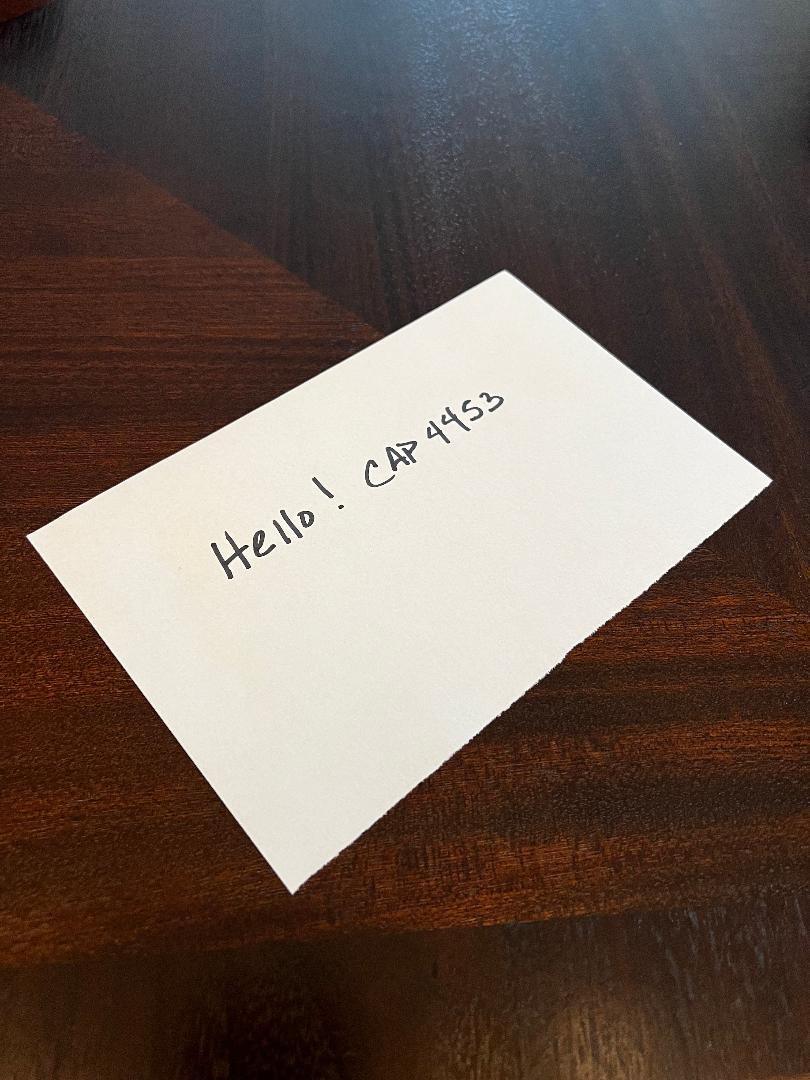
#> input picture image.jpeg, 810 x 1080 px, found by its file name
$ jupyter execute --allow-errors RV_Project1.ipynb
#> lines starting #> are read from the running program, lines starting #| are printed output that depends on the picture
<a href="https://colab.research.google.com/github/mredelis/CAP4453-Robot-Vision-Spr23/blob/main/RV_Project1.ipynb" target="_parent"></a>

##CAP4453: Robot Vision
###Project 1: Python program that rectifies images from documents

####Part 1

The manual part of the project (Part 1) uses auxiliary functions from homework 5 listed below.

1. `H = computeH(im1_pts,im2_pts)`
<br>
* Where `im1_pts` and `im2_pts` are n-by-2 matrices holding the (x,y) locations of n point correspondences from the two images and H is the recovered 3x3 homography matrix.
<br>
* The method solves an expression of the form $Ax=b$ shown below if $h_{22}=1$ </b>

\begin{align}
        \begin{pmatrix}
        x_1 & y_1 & 1 & 0 & 0 & 0 & -x_1^{\prime}x_1 & -x_1^{\prime}y_1 \\
        0 & 0 & 0 & x_1 & y_1 & 1 & -y_1^{\prime}x_1 & -y_1^{\prime}y_1 \\
        .\\
        .\\
        .\\
        x_n & y_n & 1 & 0 & 0 & 0 & -x_n^{\prime}x_n & -x_n^{\prime}y_n \\
        0 & 0 & 0 & x_n & y_n & 1 & -y_n^{\prime}x_n & -y_n^{\prime}y_n \\
        \end{pmatrix}
        \begin{pmatrix}
        h_{00}\\
        h_{01}\\
        h_{02}\\
        h_{10}\\
        h_{11}\\
        h_{12}\\
        h_{20}\\
        h_{21}\\
        \end{pmatrix} =
        \begin{pmatrix}
        x_1^{\prime}\\
        y_1^{\prime}\\
        .\\
        .\\
        .\\
        x_n^{\prime}\\
        y_n^{\prime}\\
        \end{pmatrix}
    \end{align}

<br><br>

2. `imwarped = warpImage(im,H,limit_coordinates)`
<br>
* Where im is the input image to be warped, H is the homography, and limit_coordinates defines the limits (xmin,xmax,ymin,ymax) of the warped image.
* Note that this function takes computational time and to speed up the process of backward warping, the opencv method was used as instructed in the project.

[cell 1]
from skimage import io

# Function that computes the homography matrix
# [107 lines left out: functions computeH, warpImage, not called in this run]

[cell 2]
# import the necessary packages
import numpy as np
import cv2 as cv
import matplotlib.pyplot as plt
from google.colab.patches import cv2_imshow
from skimage import io

# load images
url = "https://raw.githubusercontent.com/mredelis/CAP4453-Robot-Vision-Spr23/main/image.jpeg"
# url2 = "https://raw.githubusercontent.com/mredelis/CAP4453-Robot-Vision-Spr23/main/image2.jpeg"
url2 = "https://raw.githubusercontent.com/mredelis/CAP4453-Robot-Vision-Spr23/main/test1.jpeg"
img = io.imread(url)
#> img is the input picture: shape (1080, 810, 3); mean R, G, B 108.5, 93.8, 85.7
img2 = io.imread(url2)
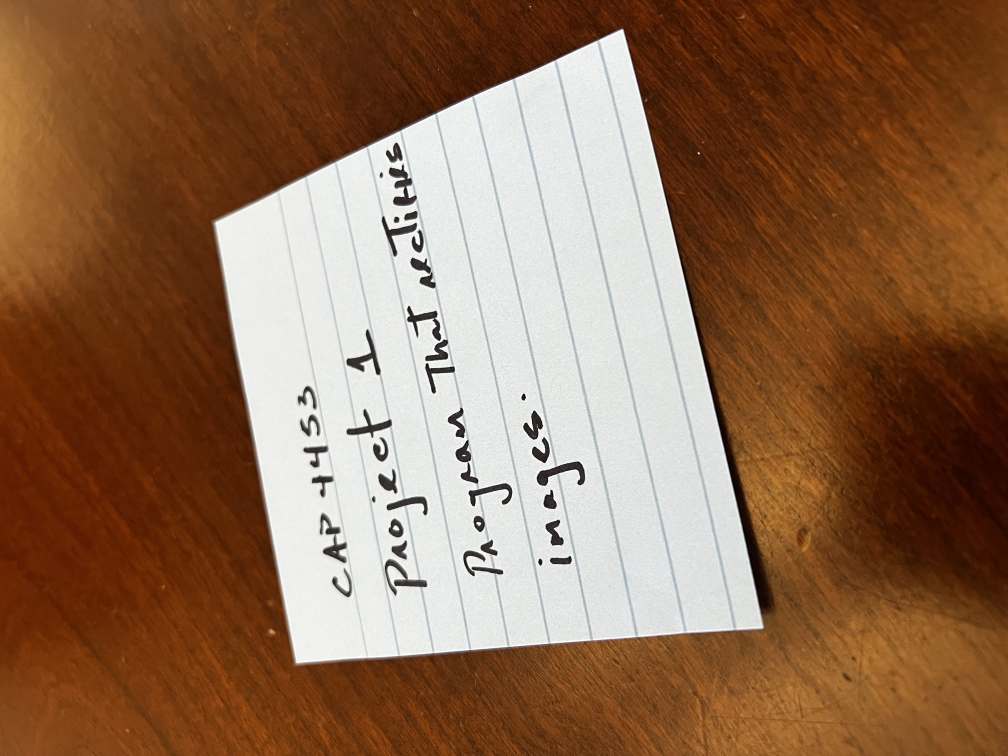
#> input picture test1.jpeg, 4032 x 3024 px, found by its file name (shown at 1/4 size)
#> img2 is the input picture: shape (3024, 4032, 3); mean R, G, B 144.4, 109.3, 83.6

# resize images
# print('Original image  1 dimensions : ',img.shape)
# print('Original image  2 dimensions : ',img2.shape)
scale_percent = 50 #percent of original size
scale_percent2 = 20 #percent of original size

height = int(img.shape[0] * scale_percent / 100)
#> height = 540
width = int(img.shape[1] * scale_percent / 100)
#> width = 405
dim = (width, height)
#> dim = (405, 540)

height2 = int(img2.shape[0] * scale_percent2 / 100)
#> height2 = 604
width2 = int(img2.shape[1] * scale_percent2 / 100)
#> width2 = 806
dim2 = (width2, height2)
#> dim2 = (806, 604)

img = cv.resize(img, dim, interpolation = cv.INTER_AREA)
#> img: shape (540, 405, 3)
img2 = cv.resize(img2, dim2, interpolation = cv.INTER_AREA)
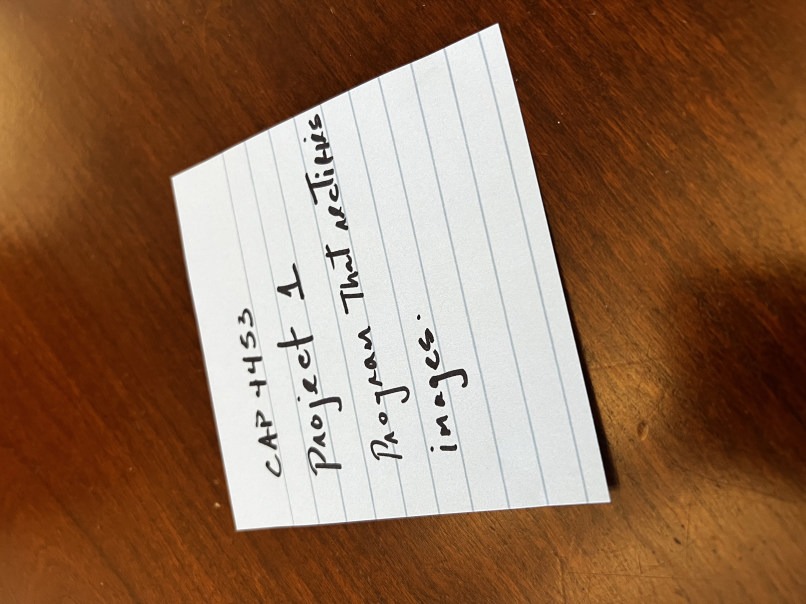
#> img2: shape (604, 806, 3); mean R, G, B 144.4, 109.3, 83.6
# print('Resized image 1 dimensions: ',img.shape)
# print('Resized image 2 dimensions: ',img2.shape)
print()

# [11 lines of commented-out code are left out]
plt.imshow(img)
plt.title("Original image 1 plotted to select the four corner points")
plt.show()

# [5 lines of commented-out code are left out]
plt.imshow(img2)
plt.title("Original image 2 plotted to select the four corner points")
plt.show()
